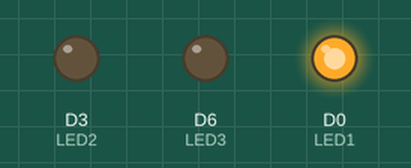
Recording of a program running on a simulated ESP8266 (NodeMCU). Parts: output pins drawn as LEDs (lit = HIGH).

Above: at 2.5 s.
At 6.5 s:
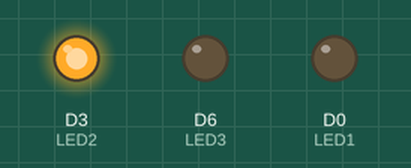
At 9.0 s:
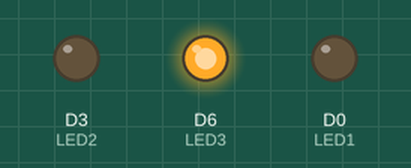
Timing chart, 0 to 13.0 s (numbered marks = the images above):
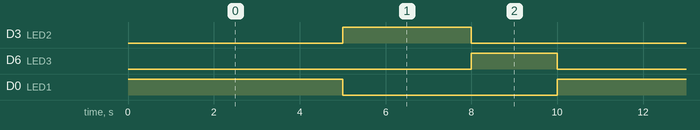

Measured:
- by itself, D3 (LED2): alternates HIGH for 3.0 s and LOW for 7.0 s
- by itself, D6 (LED3): alternates HIGH for 2.0 s and LOW for 8.0 s
- by itself, D0 (LED1): alternates HIGH for 5.0 s and LOW for 5.0 s

The program:

main.cpp
```cpp
#include <Arduino.h>

int LED1 = D0; //disesuain sama letak penempatan lampunya di breadboard (di pin digital mana)
int LED2 = D3; //disesuain sama letak penempatan lampunya di breadboard (di pin digital mana)
int LED3 = D6; //disesuain sama letak penempatan lampunya di breadboard (di pin digital mana)


void setup() { //
  pinMode(LED1, OUTPUT);
  pinMode(LED2, OUTPUT);
  pinMode(LED3, OUTPUT);
}

void loop() {
  digitalWrite(LED1, HIGH); // high=true
  delay(5000); // menyala selama 5 detik (satuan dalam milisecond)
  digitalWrite(LED1, LOW);
  digitalWrite(LED2, HIGH);
  delay(3000);
  digitalWrite(LED2, LOW);
  digitalWrite(LED3, HIGH);
  delay(2000);
  digitalWrite(LED3, LOW);
}
```
